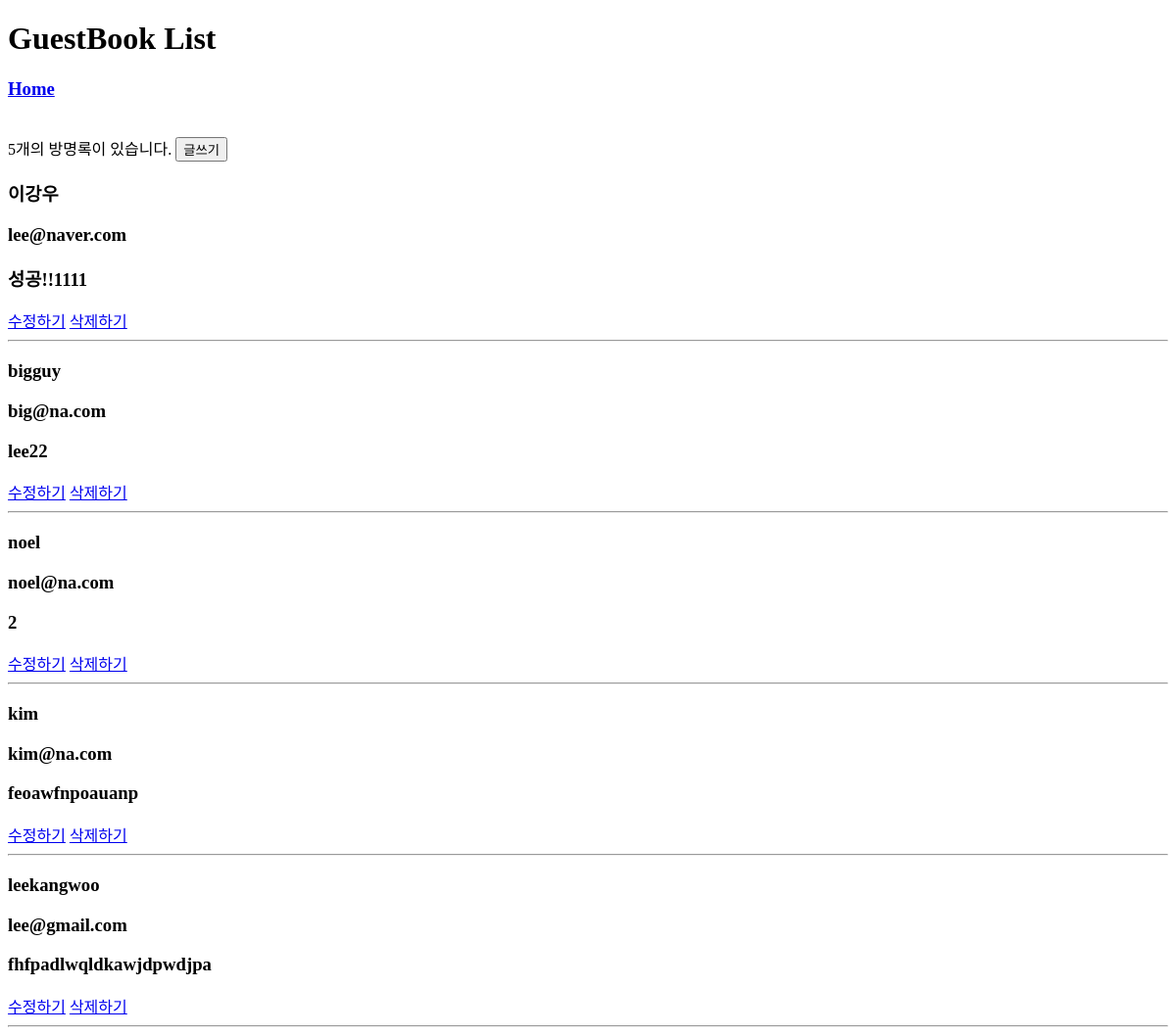
The page /guestbook/list on the database as committed earlier.
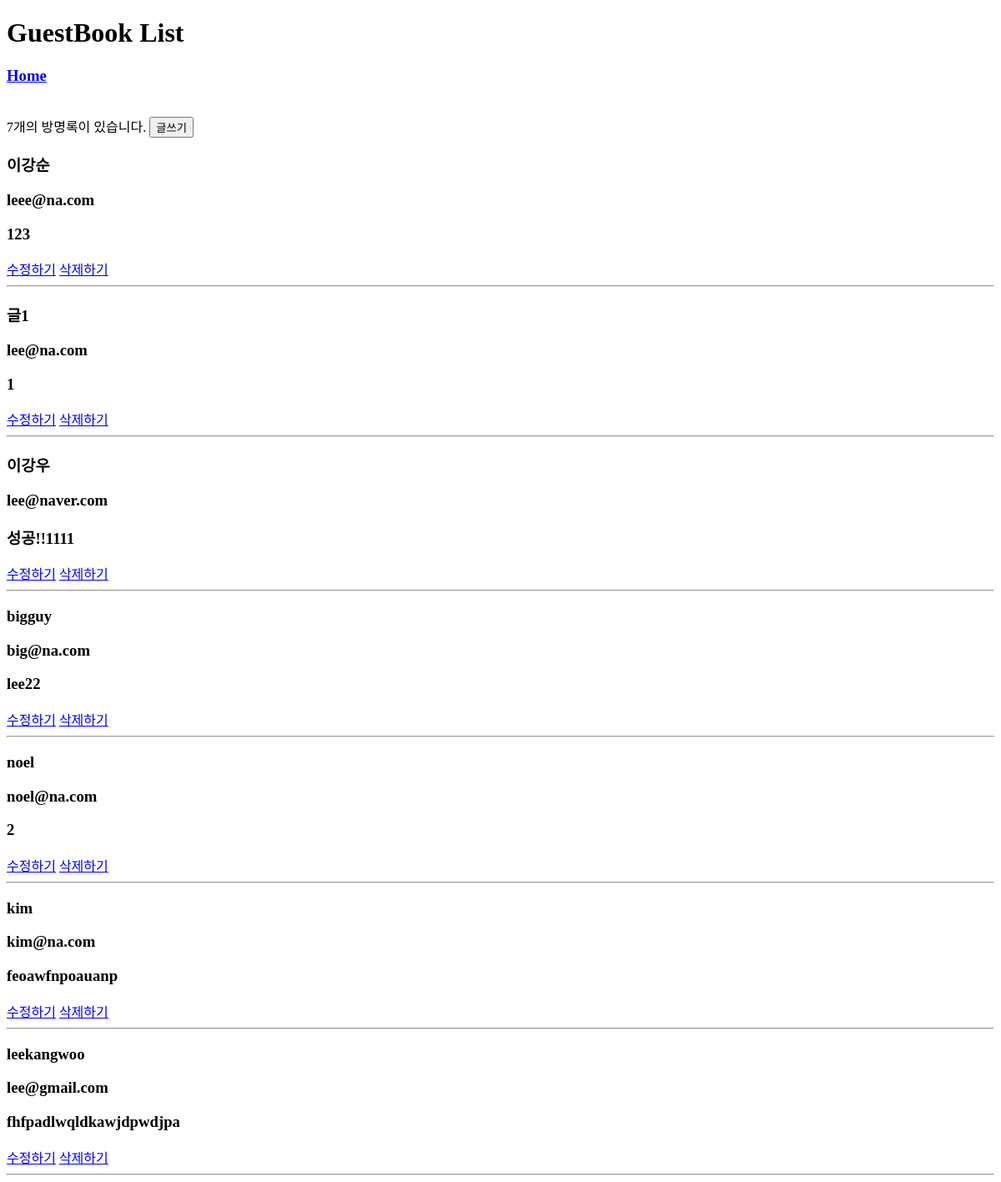
The same page on the database as committed later.
### guestbook/models.py (models this page shows, shortened)
class Guestbook(models.Model):
    idx = models.AutoField(primary_key=True)
    name = models.CharField(null=False, max_length=50)
    email = models.EmailField(max_length=100)
    passwd = models.CharField(null=False, max_length=50)
    content = models.TextField(null=False)
    created_at = models.DateTimeField(auto_now_add=True, verbose_name='등록시간')
    post_date = models.DateTimeField(default=datetime.now, blank=True)

### guestbook/views.py (the view)
# urls.py: path('list',views.list,name='list'),
def list(request):
    itemlist = Guestbook.objects.order_by('-idx')
    itemcount = Guestbook.objects.count()
    context = {
        'itemlist':itemlist, 'itemcount':itemcount
    }
    return render(request,'guestbook/list.html',context)

### guestbook/templates/guestbook/list.html (shortened to what this page needs)
<!DOCTYPE html>
<html lang="en">
<head>
</head>
<body>
    <h1>GuestBook List</h1>
    <h3><a href="{% url 'home' %}" class="card-link">Home</a></h3>
    <br>
    {{ itemcount }}개의 방명록이 있습니다. <input type="button" value='글쓰기' onclick="location.href='write'">
    {% for i in itemlist %}
        <h3>{{ i.name }}</h3>
        <h3>{{ i.email }}</h3>
        <h3>{{ i.content }}</h3>
        <a href="{% url 'update' id=i.idx %}" class="card-link">수정하기</a>
        <a href="{% url 'delete' id=i.idx %}" class="card-link">삭제하기</a>
        <hr>
    {% endfor %}
</body>
</html>

Rows that differ between the two databases and show on the page:
added Guestbook: name "이강순", email "leee@na.com", content "123"
added Guestbook: name "글1", email "lee@na.com", content "1"
Other text that changed with them:
{{ itemcount }}: "5" → "7"
